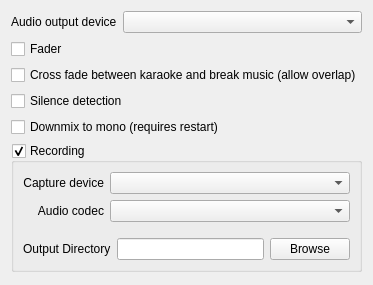
              <widget class="QWidget" name="tabKaraoke">
               <attribute name="title">
                <string>Karaoke</string>
               </attribute>
               <layout class="QVBoxLayout" name="verticalLayout_13">
                <item>
                 <layout class="QFormLayout" name="formLayout_4">
                  <property name="topMargin">
                   <number>0</number>
                  </property>
                  <item row="0" column="0">
                   <widget class="QLabel" name="label_34">
                    <property name="text">
                     <string>Audio output device</string>
                    </property>
                   </widget>
                  </item>
                  <item row="0" column="1">
                   <widget class="QComboBox" name="comboBoxKAudioDevices">
                    <property name="sizePolicy">
                     <sizepolicy hsizetype="Expanding" vsizetype="Fixed">
                      <horstretch>0</horstretch>
                      <verstretch>0</verstretch>
                     </sizepolicy>
                    </property>
                   </widget>
                  </item>
                 </layout>
                </item>
                <item>
                 <widget class="QCheckBox" name="checkBoxFader">
                  <property name="toolTip">
                   <string>&lt;html&gt;&lt;head/&gt;&lt;body&gt;&lt;p&gt;If the fader is enabled, song transitions (stop, pause, unpause) will be faded out/in to avoid hard transitions.&lt;/p&gt;&lt;/body&gt;&lt;/html&gt;</string>
                  </property>
                  <property name="text">
                   <string>Fader</string>
                  </property>
                 </widget>
                </item>
                <item>
                 <widget class="QCheckBox" name="cbxCrossFade">
                  <property name="text">
                   <string>Cross fade between karaoke and break music (allow overlap)</string>
                  </property>
                 </widget>
                </item>
                <item>
                 <widget class="QCheckBox" name="checkBoxSilenceDetection">
                  <property name="toolTip">
                   <string>&lt;html&gt;&lt;head/&gt;&lt;body&gt;&lt;p&gt;If enabled, the program will monitor for silent periods of greater than 2 seconds after the last draw instruction has been rendered, stopping the audio track immediately. (Avoids long silences before fading break music back in)&lt;/p&gt;&lt;/body&gt;&lt;/html&gt;</string>
                  </property>
                  <property name="text">
                   <string>Silence detection</string>
                  </property>
                 </widget>
                </item>
                <item>
                 <widget class="QCheckBox" name="checkBoxDownmix">
                  <property name="text">
                   <string>Downmix to mono (requires restart)</string>
                  </property>
                 </widget>
                </item>
                <item>
                 <widget class="QGroupBox" name="groupBoxRecording">
                  <property name="title">
                   <string>Recording</string>
                  </property>
                  <property name="checkable">
                   <bool>true</bool>
                  </property>
                  <layout class="QVBoxLayout" name="verticalLayout_5">
                   <item>
                    <layout class="QFormLayout" name="formLayout_2">
                     <property name="fieldGrowthPolicy">
                      <enum>QFormLayout::ExpandingFieldsGrow</enum>
                     </property>
                     <property name="labelAlignment">
                      <set>Qt::AlignRight|Qt::AlignTrailing|Qt::AlignVCenter</set>
                     </property>
                     <property name="bottomMargin">
                      <number>10</number>
                     </property>
                     <item row="0" column="0">
                      <widget class="QLabel" name="label_13">
                       <property name="text">
                        <string>Capture device</string>
                       </property>
                       <property name="alignment">
                        <set>Qt::AlignRight|Qt::AlignTrailing|Qt::AlignVCenter</set>
                       </property>
                      </widget>
                     </item>
                     <item row="0" column="1">
                      <widget class="QComboBox" name="comboBoxDevice">
                       <property name="sizePolicy">
                        <sizepolicy hsizetype="Expanding" vsizetype="Fixed">
                         <horstretch>0</horstretch>
                         <verstretch>0</verstretch>
                        </sizepolicy>
                       </property>
                      </widget>
                     </item>
                     <item row="1" column="0">
                      <widget class="QLabel" name="label_14">
                       <property name="sizePolicy">
                        <sizepolicy hsizetype="Preferred" vsizetype="Preferred">
                         <horstretch>0</horstretch>
                         <verstretch>0</verstretch>
                        </sizepolicy>
                       </property>
                       <property name="text">
                        <string>Audio codec</string>
                       </property>
                       <property name="alignment">
                        <set>Qt::AlignRight|Qt::AlignTrailing|Qt::AlignVCenter</set>
                       </property>
                      </widget>
                     </item>
                     <item row="1" column="1">
                      <widget class="QComboBox" name="comboBoxCodec">
                       <property name="sizePolicy">
                        <sizepolicy hsizetype="Expanding" vsizetype="Fixed">
                         <horstretch>0</horstretch>
                         <verstretch>0</verstretch>
                        </sizepolicy>
                       </property>
                      </widget>
                     </item>
                    </layout>
                   </item>
                   <item>
                    <layout class="QHBoxLayout" name="horizontalLayout_12">
                     <item>
                      <widget class="QLabel" name="label_15">
                       <property name="text">
                        <string>Output Directory</string>
                       </property>
                      </widget>
                     </item>
                     <item>
                      <widget class="QLineEdit" name="lineEditOutputDir"/>
                     </item>
                     <item>
                      <widget class="QPushButton" name="buttonBrowse">
                       <property name="text">
                        <string>Browse</string>
                       </property>
                      </widget>
                     </item>
                    </layout>
                   </item>
                  </layout>
                 </widget>
                </item>
                <item>
                 <spacer name="verticalSpacer">
                  <property name="orientation">
                   <enum>Qt::Vertical</enum>
                  </property>
                  <property name="sizeHint" stdset="0">
                   <size>
                    <width>20</width>
                    <height>2</height>
                   </size>
                  </property>
                 </spacer>
                </item>
               </layout>
              </widget>
